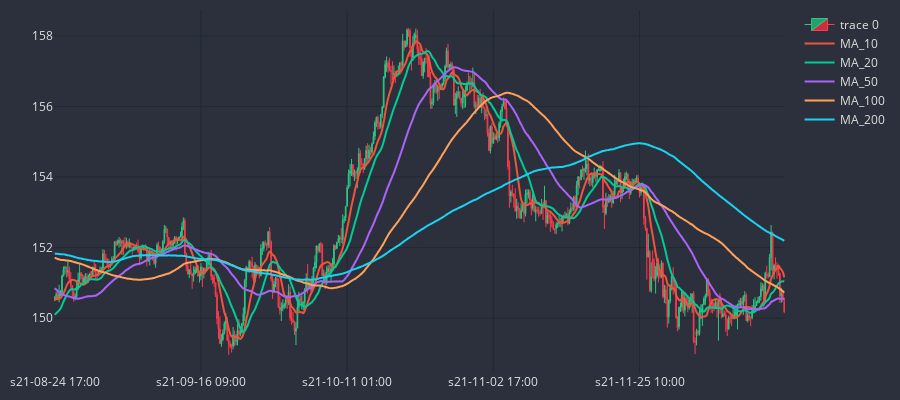

The code cell stored with this chart in its notebook:
### Code cell
cp.show_plot(line_traces=traces)

### Figure 1 — Plotly figure (JSON) as saved in the notebook; plotly's stock layout.template omitted (floating-point values rounded to 4 significant figures; data arrays with more than 128 entries replaced by an {"elided": "..."} marker saying what was removed)
{"data": [{"close": {"elided": "500 float values"}, "decreasing": {"fillcolor": "#cc2e3c", "line": {"color": "#ff3a4c"}}, "high": {"elided": "500 float values"}, "increasing": {"fillcolor": "#24a06b", "line": {"color": "#2ec886"}}, "line": {"width": 1}, "low": {"elided": "500 float values"}, "opacity": 1, "open": {"elided": "500 float values"}, "type": "candlestick", "x": {"elided": "500 str values"}}, {"line": {"shape": "spline", "width": 2}, "name": "MA_10", "type": "scatter", "x": {"elided": "500 str values"}, "y": {"elided": "500 float values"}}, {"line": {"shape": "spline", "width": 2}, "name": "MA_20", "type": "scatter", "x": {"elided": "500 str values"}, "y": {"elided": "500 float values"}}, {"line": {"shape": "spline", "width": 2}, "name": "MA_50", "type": "scatter", "x": {"elided": "500 str values"}, "y": {"elided": "500 float values"}}, {"line": {"shape": "spline", "width": 2}, "name": "MA_100", "type": "scatter", "x": {"elided": "500 str values"}, "y": {"elided": "500 float values"}}, {"line": {"shape": "spline", "width": 2}, "name": "MA_200", "type": "scatter", "x": {"elided": "500 str values"}, "y": {"elided": "500 float values"}}], "layout": {"font": {"color": "#e1e1e1"}, "height": 400, "margin": {"b": 10, "l": 10, "r": 10, "t": 10}, "paper_bgcolor": "#2c303c", "plot_bgcolor": "#2c303c", "width": 900, "xaxis": {"autorange": true, "gridcolor": "#1f292f", "nticks": 5, "range": [-0.5, 499.5], "rangeslider": {"visible": false, "yaxis": {}}, "type": "category"}, "yaxis": {"autorange": true, "gridcolor": "#1f292f", "range": [148.4, 158.7], "type": "linear"}}}
